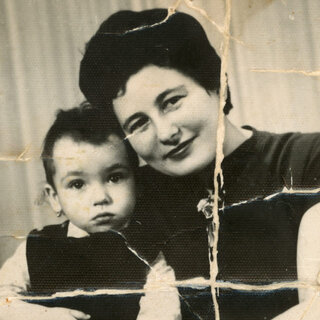
#> input picture source/test4.jpg, 320 x 320 px
$ python test4.py
#> lines starting #> are read from the running program, lines starting #| are printed output that depends on the picture; after the words box and inside, x2 and y2 are one past the last pixel; in counts of white or black regions, pixels touching at a corner belong together
import cv2
import numpy as np
from matplotlib import pyplot as plt


images= cv2.imread('source/test4.jpg')
#> images is the input picture: shape (320, 320, 3); mean B, G, R 100.5, 118.7, 125.5
img= cv2.fastNlMeansDenoisingColored(images,None,10,10,7,21)

# [11 lines of commented-out code are left out]

while True:
    hsv = cv2.cvtColor(img,cv2.COLOR_BGR2HSV)
#> hsv: shape (320, 320, 3); mean H, S, V 24, 61.4, 124.8

    # [10 lines of commented-out code are left out]
    lower = np.array([25,0,190])
    upper = np.array([179,255,255])
    # print(h_min,h_max,s_min,s_max,v_min,v_max)
    mask = cv2.inRange(hsv, lower, upper)
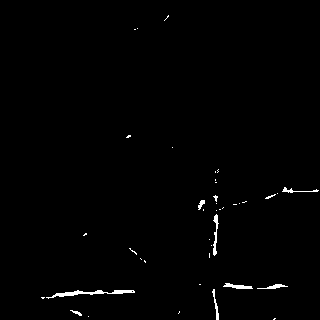
#> mask: shape (320, 320); 0.86% white; 40 white regions (31 under 20 px), largest, box (x1, y1, x2, y2) and area: (46, 290, 135, 299) 259, (213, 214, 219, 256) 112, (223, 283, 253, 289) 98
    # [6 lines of commented-out code are left out]
    imggray = cv2.cvtColor(img,cv2.COLOR_BGR2GRAY)
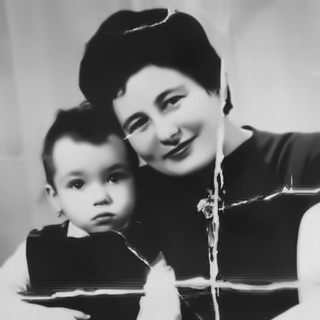
#> imggray: shape (320, 320); min 10, max 235, mean 118.1
    ret, thresh1 = cv2.threshold(mask, 100, 255, cv2.THRESH_BINARY)
    imgblur = cv2.GaussianBlur(mask,(7,7),1)
    imgcanny = cv2.Canny(imgblur,100,250)
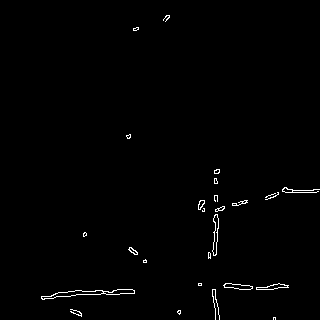
#> imgcanny: shape (320, 320); 0.91% white in thin lines or dots, all inside (x1, y1, x2, y2) = (41, 15, 320, 320)
    kernel = np.ones((5, 5), np.uint8)
    dilate = cv2.dilate(imgcanny, kernel,iterations=3)
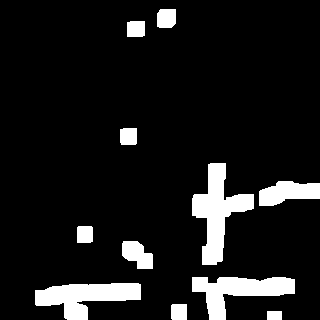
#> dilate: shape (320, 320); 10.1% white; 11 white regions, largest, box (x1, y1, x2, y2) and area: (192, 163, 254, 265) 2676, (35, 283, 141, 320) 2243, (192, 277, 295, 320) 2153
    inpaint = cv2.inpaint(img,dilate,3,cv2.INPAINT_TELEA)
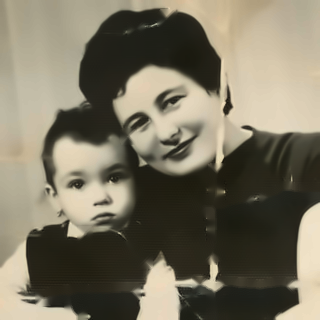
#> inpaint: shape (320, 320, 3); mean B, G, R 96.8, 115.1, 121.4
    # [4 lines of commented-out code are left out]


    plt.subplot(121)
    plt.imshow(images)
    plt.title('Original Image')
    plt.xticks([]), plt.yticks([])

    plt.subplot(122)
    plt.imshow(inpaint)
    plt.title('Result')
    plt.xticks([]), plt.yticks([])
    plt.show()
#> figure, not shown here; B, G, R data is drawn as R, G, B
    ##----->> to exit press q
    if cv2.waitKey(1) & 0xFF ==ord('q'):
#> (key q is pressed here)
        break

$ run again, with source/test1.jpg copied over source/test4.jpg
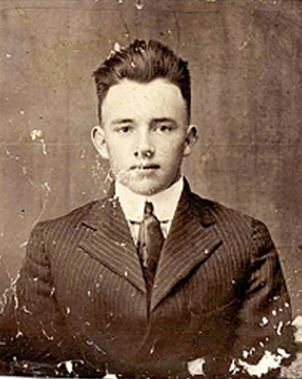
#> input picture source/test1.jpg, 302 x 379 px
#> images is the input picture: shape (379, 302, 3); mean B, G, R 79.9, 97.8, 123.7
#> hsv: shape (379, 302, 3); mean H, S, V 12.2, 107.9, 123.8
#> `mask = cv2.inRange(hsv, lower, upper)`:
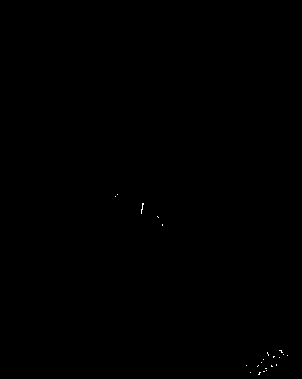
#> mask: shape (379, 302); 0.05% white in thin lines or dots, all inside (x1, y1, x2, y2) = (115, 194, 288, 375)
#> imgcanny: shape (379, 302); 0.11% white in thin lines or dots, all inside (x1, y1, x2, y2) = (140, 203, 283, 376)
#> `dilate = cv2.dilate(imgcanny, kernel,iterations=3)`:
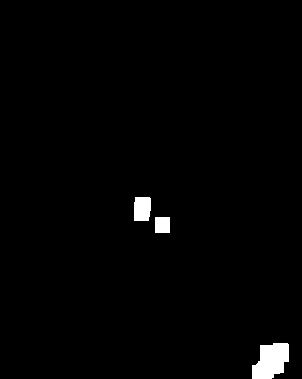
#> dilate: shape (379, 302); 1.4% white; 3 white regions, box (x1, y1, x2, y2) and area: (252, 343, 289, 379) 999, (134, 197, 151, 221) 388, (155, 217, 170, 233) 240

$ run again, with source/test3.jpg copied over source/test4.jpg
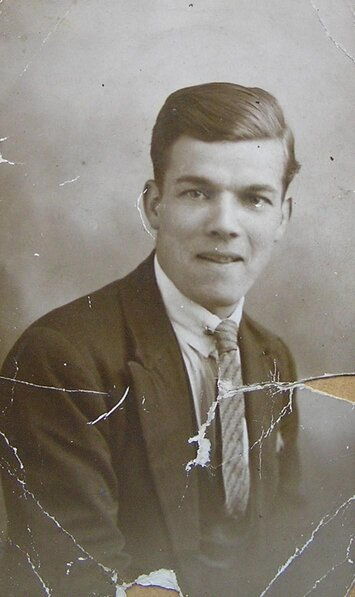
#> input picture source/test3.jpg, 355 x 597 px
#> images is the input picture: shape (597, 355, 3); mean B, G, R 121.1, 130.7, 136.6
#> hsv: shape (597, 355, 3); mean H, S, V 19.4, 40.6, 136.5
#> `mask = cv2.inRange(hsv, lower, upper)`:
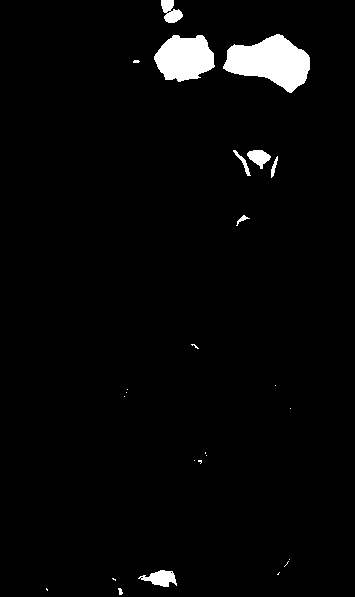
#> mask: shape (597, 355); 3% white; 25 white regions (16 under 20 px), largest, box (x1, y1, x2, y2) and area: (223, 34, 310, 93) 3086, (154, 35, 215, 82) 2099, (138, 570, 177, 587) 379
#> imgcanny: shape (597, 355); 0.51% white in thin lines or dots, all inside (x1, y1, x2, y2) = (45, 0, 310, 595)
#> dilate: shape (597, 355); 6.3% white; 10 white regions, largest, box (x1, y1, x2, y2) and area: (148, 0, 316, 99) 7281, (227, 143, 285, 184) 1926, (132, 564, 184, 593) 1276
#> `inpaint = cv2.inpaint(img,dilate,3,cv2.INPAINT_TELEA)`:
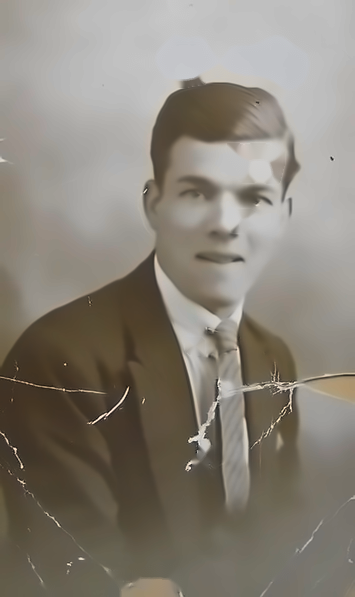
#> inpaint: shape (597, 355, 3); mean B, G, R 119.6, 129.7, 135.9
